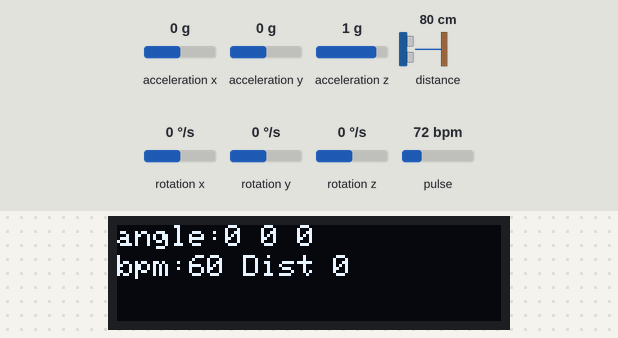
Simulated run of this program. Board: ESP8266 (NodeMCU). Shown: 128×32 one-colour display. The inputs (shaded band) are chosen by the test bench; at power-on: acceleration x 0 g, acceleration y 0 g, acceleration z 1 g, distance to the obstacle 80 cm, rotation x 0 °/s, rotation y 0 °/s, rotation z 0 °/s, pulse 72 bpm. WiFi joins after 1.5 s; servers stay silent unless stated; what the program prints to the serial monitor is not drawn.

Above: at 2.1 s.

The program:

main.cpp
```cpp
#include <Adafruit_GFX.h>
#include <Adafruit_SSD1306.h>
#include <Arduino.h>
#include <ArduinoJson.h>
#include <AsyncJson.h>
#include <ESP8266WiFi.h>
#include <ESP8266mDNS.h>
#include <ESPAsyncTCP.h>
#include <ESPAsyncWebServer.h>
#include <I2Cdev.h>
#include <MPU6050_6Axis_MotionApps20.h>
#include <Ticker.h>
#include <Wire.h>
#include <MAX30105.h>
#include <heartRate.h>
#include <Adafruit_VL53L0X.h>

#include "credential.h"

#define M_PI 3.14159265358979323846
#define SCREEN_WIDTH 128
#define SCREEN_HEIGHT 32
#define OLED_RESET -1
#define SCREEN_ADDRESS 0x3C
#define MPU_ADDRESS 0x68

Adafruit_SSD1306 display(SCREEN_WIDTH, SCREEN_HEIGHT, &Wire, OLED_RESET);
MPU6050 mpu(MPU_ADDRESS);
MAX30105 particleSensor;
Adafruit_VL53L0X lox = Adafruit_VL53L0X();

bool dmpReady = false;   // set true if DMP init was successful
uint8_t mpuIntStatus;    // holds actual interrupt status byte from MPU
uint8_t devStatus;       // return status after each device operation (0 = success, !0 = error)
uint16_t packetSize;     // expected DMP packet size (default is 42 bytes)
uint16_t fifoCount;      // count of all bytes currently in FIFO
uint8_t fifoBuffer[64];  // FIFO storage buffer

Quaternion q;         // [w, x, y, z]         quaternion container
VectorInt16 aa;       // [x, y, z]            accel sensor measurements
VectorInt16 aaReal;   // [x, y, z]            gravity-free accel sensor measurements
VectorFloat gravity;  // [x, y, z]            gravity vector
float ypr[3];         // [yaw, pitch, roll]   yaw/pitch/roll container and gravity vector
AsyncWebServer server(80);
String strReceive = "";

const byte RATE_SIZE = 12; //Increase this for more averaging. 4 is good.
byte rates[RATE_SIZE]; //Array of heart rates
byte rateSpot = 0;
long lastBeat = 0; //Time at which the last beat occurred
float beatsPerMinute;
int beatAvg = 60;

int distance = 0;

Ticker TickerMPU;
Ticker TickerBPM;
Ticker TickerDIST;


/*---------------------- Funcoes de inicializacao ---------------------------*/

//Inicializacao do display
void startDisplay() {
    if (!display.begin(SSD1306_SWITCHCAPVCC, SCREEN_ADDRESS)) {
        Serial.println(F("SSD1306 allocation failed"));
        for (;;) {
        }
    }
    display.clearDisplay();
    display.display();
}

//Inicializacao do lidar
void startDistance() {
    if (!lox.begin()) {
        Serial.println("Failed to boot VL53L0X");
        while(1);
    }
    Serial.println("VL53L0X Started!");
    lox.startRangeContinuous();
}

//Inicializacao do sensor de bpm
void startBPMSensor() {
    if (!particleSensor.begin(Wire, I2C_SPEED_FAST)) {
        Serial.println("MAX30105 was not found. Please check wiring/power. ");
        while (1);
    }
    else Serial.println("MAX30105 started!");

    particleSensor.setup();
    particleSensor.setPulseAmplitudeRed(0x0A);
    particleSensor.setPulseAmplitudeGreen(0);

    particleSensor.setup();
}

//Inicializacao do wifi
void startWiFi() {
    WiFi.begin(SSID, PASS);
    while (WiFi.status() != WL_CONNECTED) {
        delay(500);
        Serial.println(".");
    }
    Serial.println("Connected");
    Serial.println(WiFi.localIP());
    if (!MDNS.begin("sensor")) Serial.println("Error setting up MDNS responder!");
    Serial.println("mDNS responder started");
    MDNS.addService("esp", "tcp", 80);  // Announce esp tcp service on port 8080
}

//Inicializacao do sensor acelerometro
void startAccelerometer(MPU6050 &MpuObject) {
    uint8_t devStatus;

    do {
        MpuObject.initialize();
        Serial.println(MpuObject.testConnection() ? F("MPU6050 connection successful") : F("MPU6050 connection failed"));
        devStatus = MpuObject.dmpInitialize();
        MpuObject.setFullScaleGyroRange(3);
        MpuObject.setFullScaleAccelRange(3);
        MpuObject.setDLPFMode(3);
        // Sensor readings with offsets:   7       7       16377   -1      1       1
        // Your offsets:   -4498   807     735     101     -71     -11
        MpuObject.setXAccelOffset(-4498);
        MpuObject.setYAccelOffset(807);
        MpuObject.setZAccelOffset(735);
        MpuObject.setXGyroOffset(101);
        MpuObject.setYGyroOffset(-71);
        MpuObject.setZGyroOffset(-11);

        if (devStatus == 0) {
            MpuObject.setDMPEnabled(true);
        } else
            Serial.println("\n\n\n\n\nFault\n\n\n\n\n\n");
    } while (devStatus != 0);
    Serial.println("MPU6050 started");
}

//Trata uma callback da api para receber texto na tela
void setText(AsyncWebServerRequest *request, JsonVariant &json) {
    String str = json["text"];
    strReceive = str;
    Serial.println(strReceive);
    request->send(200);
}

//Trata uma callback da api para receber texto na tela
void drawText(String txt, int line) {
    display.setTextSize(1);
    display.setTextColor(WHITE);
    display.setCursor(0, line);
    display.println(txt);
}

//Reinicia a contagem de bpm
void restartBPMCount() {
  beatsPerMinute = 60;
  beatAvg = 60;
  for (int i = 0; i < RATE_SIZE; i++) rates[i] = 60;
}

//Calcula a taxa de bpms em tempo real
void bpmCalculate () {
    long irValue = particleSensor.getIR();
    if (irValue >= 50000) {
        if (checkForBeat(irValue) == true) {
            long delta = millis() - lastBeat;
            lastBeat = millis();
            beatsPerMinute = 60 / (delta / 1000.0);
            if (beatsPerMinute < 255 && beatsPerMinute > 20) {
                rates[rateSpot++] = (byte)beatsPerMinute; //Store this reading in the array
                rateSpot %= RATE_SIZE; //Wrap variable
                beatAvg = 0;
                for (byte x = 0 ; x < RATE_SIZE ; x++)
                beatAvg += rates[x];
                beatAvg /= RATE_SIZE;
            }
        }
    }
    else restartBPMCount();
}

//Calcula a distancia a partir do sensor licar
void distCalculate() {
    if (lox.isRangeComplete()) distance = lox.readRange();
}

////Trata a request da API para o sensor acelerometro/giroscopio
void getAccData(AsyncWebServerRequest *request) {
    AsyncResponseStream *response = request->beginResponseStream("application/json");
    DynamicJsonDocument jsonData(256);
    JsonObject acc = jsonData.createNestedObject("acceleration");
    acc["x"] = aa.x / 1024.;
    acc["y"] = aa.y / 1024.;
    acc["z"] = aa.z / 1024.;
    JsonObject gyro = jsonData.createNestedObject("angle");
    gyro["x"] = ypr[0];
    gyro["y"] = ypr[1];
    gyro["z"] = ypr[2];

    serializeJson(jsonData, *response);
    request->send(response);
}

//Trata a request da API para o batimento cardiaco
void getBpmData(AsyncWebServerRequest *request) {
    AsyncResponseStream *response = request->beginResponseStream("application/json");
    DynamicJsonDocument jsonData(256);
    JsonObject bpm = jsonData.createNestedObject("heartrate");
    bpm["bpm"] = beatAvg;
    bpm["raw"] = particleSensor.getIR();

    serializeJson(jsonData, *response);
    request->send(response);
}

//Trata a request da API para o calculo de distancia
void getDistData(AsyncWebServerRequest *request) {
    AsyncResponseStream *response = request->beginResponseStream("application/json");
    DynamicJsonDocument jsonData(256);
    JsonObject dist = jsonData.createNestedObject("distance");
    dist["mm"] = distance;

    serializeJson(jsonData, *response);
    request->send(response);
}

//Configura o server para as chamadas da API
void startServerAPI() {
    server.on("/getAcc", HTTP_GET, getAccData);
    server.on("/getBpm", HTTP_GET, getBpmData);
    server.on("/getDist", HTTP_GET, getDistData);
    AsyncCallbackJsonWebHandler *handler = new AsyncCallbackJsonWebHandler("/setText", setText);
    server.addHandler(handler);
    server.begin();
}

//Calcula os valores de aceleração e giro a aprtir dos sensores
void mpuGetValues(MPU6050 &MpuObject) {
    packetSize = mpu.dmpGetFIFOPacketSize();
    mpuIntStatus = mpu.getIntStatus();
    fifoCount = mpu.getFIFOCount();
    if ((mpuIntStatus & 0x10) || fifoCount == 1024) {
        mpu.resetFIFO();
    } else if (mpuIntStatus & 0x02) {
        while (fifoCount < packetSize) fifoCount = mpu.getFIFOCount();
        mpu.getFIFOBytes(fifoBuffer, packetSize);
        mpu.dmpGetQuaternion(&q, fifoBuffer);
        mpu.dmpGetGravity(&gravity, &q);
        mpu.dmpGetYawPitchRoll(ypr, &q, &gravity);
        mpu.dmpGetAccel(&aa, fifoBuffer);
        mpu.dmpGetLinearAccel(&aaReal, &aa, &gravity);
        ypr[0] = ypr[0] * 180 / M_PI;
        ypr[1] = ypr[1] * 180 / M_PI;
        ypr[2] = ypr[2] * 180 / M_PI;
    }
}

//Calback interno
void accelerometer() {
    mpuGetValues(mpu);
}

//Escreve dados no display
void displayInfos() {
    display.clearDisplay();
    drawText("angle:" + String(int(ypr[0])) + " " + String(int(ypr[1])) + " " + String(int(ypr[2])), 0);
    drawText("bpm:" + String(beatAvg) + " Dist " + String(distance) + " ", 10);
    drawText(strReceive, 20);
    display.display();
}

//Chama as funcoes de inicializacao
void setup() {
    Serial.begin(115200);
    Wire.setClock(400000);
    Wire.begin(D2, D1);
    startDisplay();
    startAccelerometer(mpu);
    startBPMSensor();
    startDistance();
    startWiFi();
    startServerAPI();
    TickerMPU.attach_ms(20, accelerometer);
    TickerBPM.attach_ms(20, bpmCalculate);
    TickerDIST.attach_ms(50, distCalculate);
}

//Loop principal
void loop() {
    displayInfos();
    MDNS.update();
    yield();

}
```

credential.h
```cpp
#ifndef CREDENTIALS_H
#define CREDENTIALS_H

#define SSID ""
#define PASS ""

#endif
```
